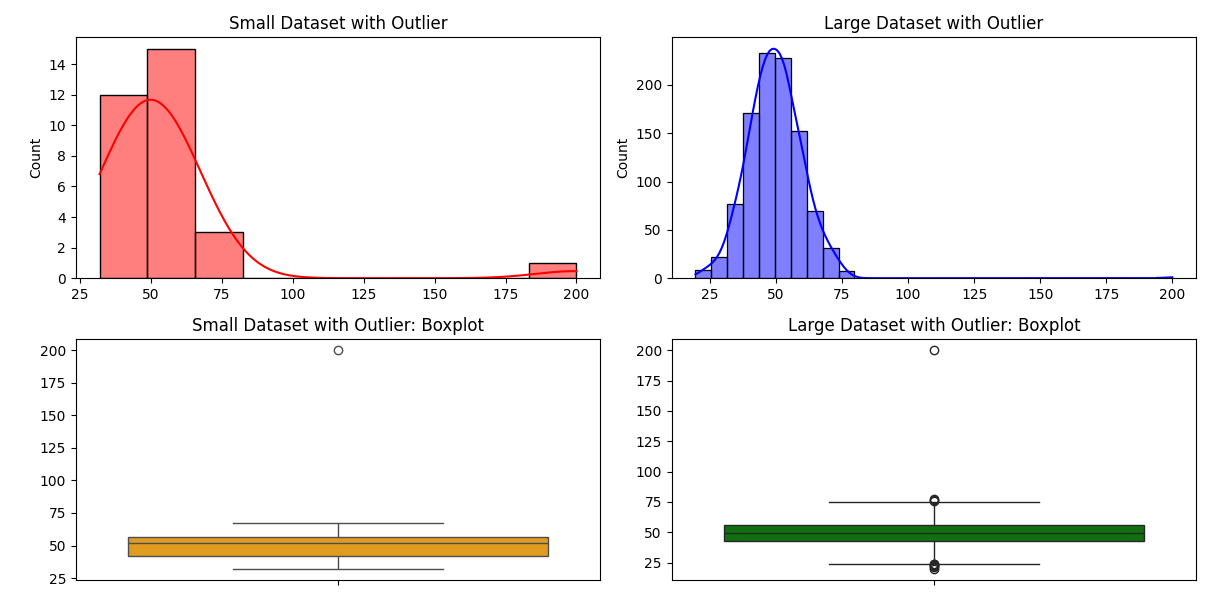

Write Python code to recreate this figure.
import numpy as np
import seaborn as sns
import matplotlib.pyplot as plt

# Generate a large dataset
np.random.seed(0)
large_data = np.random.normal(loc=50, scale=10, size=1000)  # Normally distributed large dataset

# Generate a small dataset
small_data = np.random.normal(loc=50, scale=10, size=30)  # Normally distributed small dataset

# Add an outlier to both datasets
small_data_with_outlier = np.append(small_data, [200])  # Adding an extreme outlier to small dataset
large_data_with_outlier = np.append(large_data, [200])  # Adding the same outlier to large dataset

# Calculate variance and standard deviation
small_data_std = np.std(small_data)
small_data_outlier_std = np.std(small_data_with_outlier)

large_data_std = np.std(large_data)
large_data_outlier_std = np.std(large_data_with_outlier)

# Print standard deviations
print(f"Small Dataset Standard Deviation (without outlier): {small_data_std:.2f}")
print(f"Small Dataset Standard Deviation (with outlier): {small_data_outlier_std:.2f}")
print(f"Large Dataset Standard Deviation (without outlier): {large_data_std:.2f}")
print(f"Large Dataset Standard Deviation (with outlier): {large_data_outlier_std:.2f}")

# Visualize both small and large datasets with outliers
plt.figure(figsize=(12, 6))

# Small dataset histogram
plt.subplot(2, 2, 1)
sns.histplot(small_data_with_outlier, kde=True, color='red', bins=10)
plt.title('Small Dataset with Outlier')

# Large dataset histogram
plt.subplot(2, 2, 2)
sns.histplot(large_data_with_outlier, kde=True, color='blue', bins=30)
plt.title('Large Dataset with Outlier')

# Small dataset boxplot
plt.subplot(2, 2, 3)
sns.boxplot(data=small_data_with_outlier, color='orange')
plt.title('Small Dataset with Outlier: Boxplot')

# Large dataset boxplot
plt.subplot(2, 2, 4)
sns.boxplot(data=large_data_with_outlier, color='green')
plt.title('Large Dataset with Outlier: Boxplot')

plt.tight_layout()
plt.show()

"""
Explanation:
Data Generation:

A small dataset with 30 data points and a large dataset with 1000 data points are generated using normal distribution.
We then introduce an outlier (value = 200) to both datasets to observe its effect.
Descriptive Statistics:

We calculate the standard deviation for both datasets with and without the outlier.
The small dataset’s standard deviation increases much more drastically after adding the outlier compared to the large dataset, illustrating how outliers have a disproportionate effect on smaller datasets.
Visualization:

Histograms and box plots are used to show the spread of data and outliers. You’ll notice that the small dataset is significantly influenced by the outlier, showing a large spread in the histogram and an outlier in the box plot. The large dataset, on the other hand, remains more stable.
Why This Matters:
In small samples, outliers can significantly distort descriptive statistics like variance and standard deviation, leading to overfitting or incorrect conclusions. 
This happens because, in smaller datasets, each individual data point has a larger impact on the overall statistics.
In larger datasets, the effect of outliers is often mitigated because the data points are more numerous and tend to "average out" the impact of extreme values.
By visualizing this effect, we can clearly demonstrate why small datasets are more prone to overfitting or misinterpretation due to the presence of outliers or anomalies.

"""
